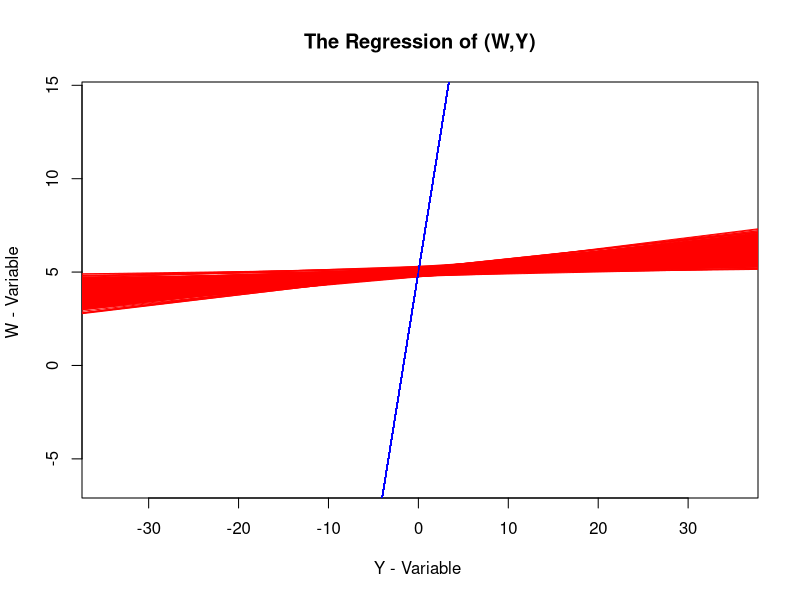

Generate this figure with R:
## ---- chunk 1
Intercept<- 5
slope <- 3
sigma_y <- 20
sigma_x <- 10
number_of_simulations <- 1000

#initialize a data frame to collect results
dataframe <- data.frame(matrix(ncol = 3, nrow = number_of_simulations))
colnames(dataframe) <- c('Intercept', 'Slope','Error')

for(i in 1:number_of_simulations)
  {
  
   x <- rnorm(1000)
   Error <- rnorm(1000,0,sigma_y)
   Error_x <- rnorm(1000,0,sigma_x)
   w <- x + Error_x
   y <- Intercept + slope*x
   z <- y  + Error
  
#collect results from the itter
  dataframe[i,] <- data.frame(t(lm(y ~ w)$coeff)) 
  
  }


head(dataframe)

library(ggplot2)

# Estimated values

   x <- rnorm(1000)
   Error <- rnorm(1000,0,sigma_y)
   Error_x <- rnorm(1000,0,sigma_x)
   w <- x + Error_x
   y <- Intercept + slope*x
   z <- y  + Error
   
data_created = data.frame(cbind(w,y))

plot(data_created$w, data_created$y,type="n", main = "The Regression of (W,Y)",xlab = "Y - Variable ", ylab = "W - Variable ")


# simulation of the estimated values of the slope and intercept
for (i in 1:1000) {
  
    x <- rnorm(1000)
   Error <- rnorm(1000,0,sigma_y)
   Error_x <- rnorm(1000,0,sigma_x)
   w <- x + Error_x
   y <- Intercept + slope*x
   z <- y  + Error
  
 data_created = data.frame(cbind(w,y))
  
 abline(lm(data_created$y~data_created$w), col = "red")

 
 abline(lm(y~x),col="blue")
}



